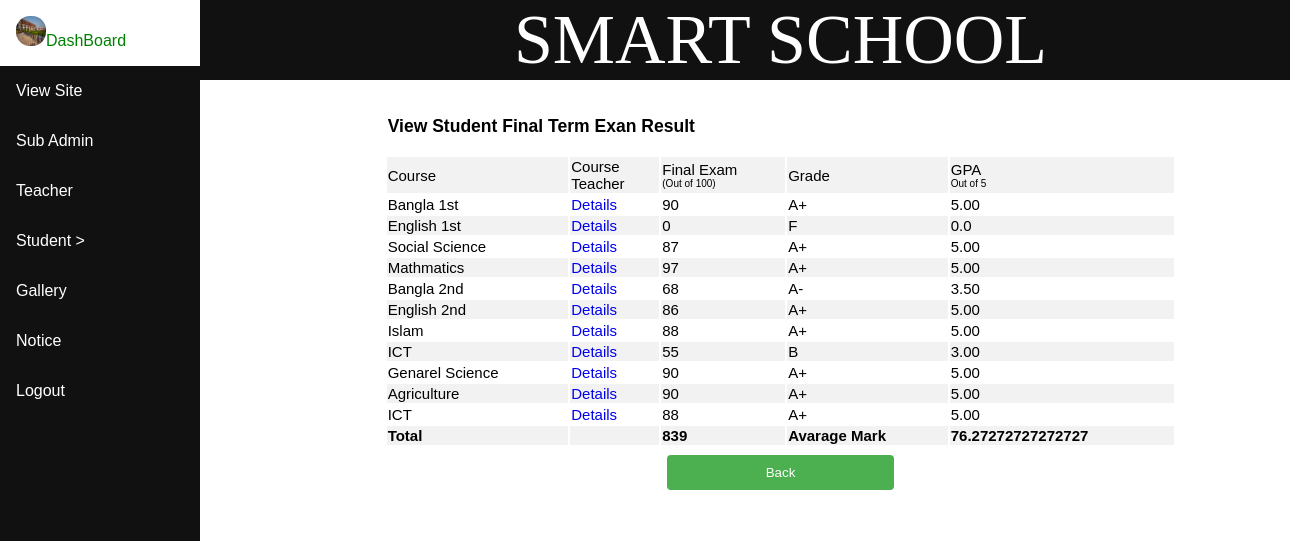
The app's page /admin/stdfinal_result.php?std_id=1 (signed in) with its own data.
### tables this page shows
CREATE TABLE `finalresult` (
  `rslt_id` int(10) NOT NULL,
  `std_id` int(10) NOT NULL,
  `tchr_id` int(10) NOT NULL,
  `cls_id` int(10) NOT NULL,
  `course_id` int(10) NOT NULL,
  `course` tinytext NOT NULL,
  `date` date NOT NULL,
  `firstname` tinytext NOT NULL,
  `finalexam` tinytext NOT NULL
);

### admin/stdfinal_result.php (the view, shortened to what this page needs)
<!DOCTYPE html PUBLIC "-//W3C//DTD XHTML 1.0 Transitional//EN" "http://www.w3.org/TR/xhtml1/DTD/xhtml1-transitional.dtd">
<html xmlns="http://www.w3.org/1999/xhtml">
<head>
<link rel="stylesheet" type="text/css" href="css/style.css">
</head>
<body>
<body>
<div id="head" >
<?php include("header/header.php");   ?>
</div>
<div class="sidenav">
  <?php include("menu/menu.php"); ?>
</div>
<div  class="cont">
<center>
<table width="70%">
          <tr><td colspan="6"> <h3>View Student Final Term Exan Result </h2></td>
    <tr>
    <td> Course</td>
    <td>Course<br> Teacher</td>
    <td> Final Exam<br><span style="font-size:10px">(Out of 100)</span></td>
     <td>Grade</td>
   <td>GPA<br /> <span style="font-size:10px">Out of 5</span></td>
    </tr>
<?php
include("../database/config.php");
$stdid=$_GET['std_id'];
$sql = "SELECT * FROM finalresult WHERE std_id='$stdid'  ";
$result = mysqli_query($myconn, $sql);
if (mysqli_num_rows($result) > 0) {
    while($row = mysqli_fetch_assoc($result))
{
	$tid=$row['tchr_id'];
$cors=$row['course'];
$finalexam=$row['finalexam'];
  ?>
  <tr>
  <td><?php echo $cors; ?></td>
   <td><a href="tdetails.php?tchr_id=<?php echo $tid; ?>" target="_blank">Details</a></td>
<td> <?php echo $finalexam; ?> </td>
<td>
<?php
include("student/final_grade.php");
?> </td>
<td>
<?php
include("student/final_gpa.php");
?> </td>
    </tr>
  <?php
    }
} else {
    echo "0 results";
}
?>
<tr><td ><b>Total </b></td><td > </td><td ><b><?php
?> </b></td></b></td><td><b>Avarage Mark</b> </td><td><b><?php
?></b></td></tr>
      </table>
      <tr><td width="100px"> <td width="200px"><form action="allstudent.php"><input type="submit" value="Back" /></form></td></tr>
</div>
</body>
</html>

### admin/student/final_grade.php
<?php
$c=$finalexam;
if($c<33){
	echo "F";
	}
else if($c<40){
	echo"D";
	}
	else if($c<50){
	echo"C";
	}
	else if($c<60){
	echo"B";
	}
	else if($c<70){
	echo"A-";
	}
	else if($c<80){
	echo"A";
	}
	else if($c>79){
	echo"A+";
	}
?>

### admin/student/final_gpa.php
<?php
$c=$finalexam;
if($c<33){
	echo "0.0";
	}
else if($c<40){
	echo"1.00";
	}
	else if($c<50){
	echo"2.00";
	}
	else if($c<60){
	echo"3.00";
	}
	else if($c<70){
	echo"3.50";
	}
	else if($c<80){
	echo"4.00";
	}
	else if($c>79){
	echo"5.00";
	}
?>

### admin/css/style.css (style rules this page uses)
#head { height:80px; top:0px; position:absolute; width:90%; left:200px; position:absolute; background-color:#111; }
* { box-sizing: border-box; }
body { margin: 0; font-family: Arial, Helvetica, sans-serif; }
.sidenav { height: 100%; width: 200px; position: fixed; z-index: 1; top: 0; left: 0; background-color: #111; overflow-x: hidden; }
.cont { background-color:white; height:auto; left:200px; top:80px; position:absolute; width:90%; background-repeat: no-repeat, repeat; padding: 15px; }
input[type=submit] { width:20%; background-color: #4CAF50; color: white; padding: 10px 20px; margin: 8px 0; border: none; border-radius: 4px; cursor: pointer; }
th, td { text-align:left; padding: 0,0,0,0; font-size:15px; }
tr:nth-child(even) { background-color: #f2f2f2; }
a { display: inline-block; text-decoration: none; }

### records on screen
finalresult: course "Bangla 1st", finalexam "90", shows "A+", shows "5.00"
finalresult: course "English 1st", finalexam "0", shows "F", shows "0.0"
finalresult: course "Social Science", finalexam "87", shows "A+", shows "5.00"
finalresult: course "Mathmatics", finalexam "97", shows "A+", shows "5.00"
finalresult: course "Bangla 2nd", finalexam "68", shows "A-", shows "3.50"
finalresult: course "English 2nd", finalexam "86", shows "A+", shows "5.00"
finalresult: course "Islam", finalexam "88", shows "A+", shows "5.00"
finalresult: course "ICT", finalexam "55", shows "B", shows "3.00"
finalresult: course "Genarel Science", finalexam "90", shows "A+", shows "5.00"
finalresult: course "Agriculture", finalexam "90", shows "A+", shows "5.00"
finalresult: course "ICT", finalexam "88", shows "A+", shows "5.00"

### other values on screen
$row["total"] "839"
$row["total"] "76.27272727272727"
